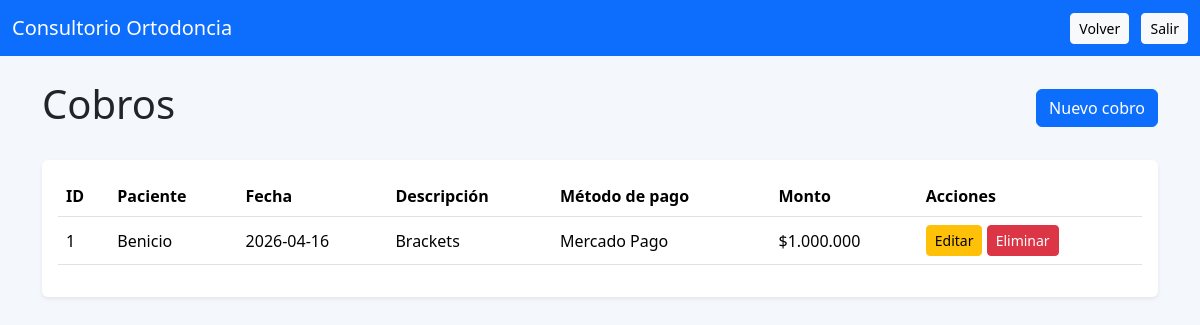
/cobros (signed in), run on the app's committed database.
### tables this page shows
CREATE TABLE cobros (
    id INTEGER PRIMARY KEY AUTOINCREMENT,
    paciente_id INTEGER NOT NULL,
    fecha TEXT NOT NULL,
    descripcion TEXT,
    metodo_pago TEXT,
    monto REAL NOT NULL,
    FOREIGN KEY (paciente_id) REFERENCES pacientes(id)
);

CREATE TABLE pacientes (
    id INTEGER PRIMARY KEY AUTOINCREMENT,
    nombre TEXT NOT NULL,
    telefono TEXT,
    dni TEXT,
    direccion TEXT,
    observaciones TEXT
);

### app.py (the view)
@app.route("/cobros")
def cobros():
    if "user" not in session:
        return redirect("/login")
    conn = get_db()
    cobros = conn.execute("""
        SELECT cobros.*, pacientes.nombre AS paciente_nombre
        FROM cobros
        INNER JOIN pacientes ON cobros.paciente_id = pacientes.id
        ORDER BY cobros.id DESC
    """).fetchall()
    conn.close()
    return render_template("cobros.html", cobros=cobros)

### app.py (called while the page is built)
def get_db():
    conn = sqlite3.connect("database.db")
    conn.row_factory = sqlite3.Row
    return conn

### templates/cobros.html (shortened to what this page needs)
<!DOCTYPE html>
<html lang="es">
<head>
    <link href="https://cdn.jsdelivr.net/npm/bootstrap@5.3.3/dist/css/bootstrap.min.css" rel="stylesheet">
</head>
<body style="background:#f4f7fb;">
<nav class="navbar navbar-expand-lg navbar-dark" style="background:#0d6efd;">
    <div class="container-fluid">
        <a href="/dashboard" class="navbar-brand">Consultorio Ortodoncia</a>
        <div>
            <a href="/dashboard" class="btn btn-light btn-sm me-2">Volver</a>
            <a href="/logout" class="btn btn-light btn-sm">Salir</a>
        </div>
    </div>
</nav>
<div class="container py-4">
    <div class="d-flex justify-content-between align-items-center mb-4">
        <h1>Cobros</h1>
        <a href="/cobros/nuevo" class="btn btn-primary">Nuevo cobro</a>
    </div>
    {% if cobros %}
    <div class="card shadow-sm border-0">
        <div class="card-body">
            <div class="table-responsive">
                <table class="table table-hover align-middle">
                    <thead>
                        <tr>
                            <th>ID</th>
                            <th>Paciente</th>
                            <th>Fecha</th>
                            <th>Descripción</th>
                            <th>Método de pago</th>
                            <th>Monto</th>
                            <th>Acciones</th>
                        </tr>
                    </thead>
                    <tbody>
{% for c in cobros %}
<tr>
    <td>{{ c["id"] }}</td>
    <td>{{ c["paciente_nombre"] }}</td>
    <td>{{ c["fecha"] }}</td>
    <td>{{ c["descripcion"] }}</td>
    <td>{{ c["metodo_pago"] }}</td>
    <td>${{ "{:,.0f}".format(c["monto"]).replace(",", ".") }}</td>
    <td>
        <a href="/cobros/editar/{{ c['id'] }}" class="btn btn-warning btn-sm">Editar</a>
        <a href="/cobros/eliminar/{{ c['id'] }}" class="btn btn-danger btn-sm"
           onclick="return confirm('¿Seguro que querés eliminar este cobro?')">
           Eliminar
        </a>
    </td>
</tr>
{% endfor %}
                    </tbody>
                </table>
            </div>
        </div>
    </div>
    {% else %}
    <div class="alert alert-info">
        Todavía no hay cobros cargados.
    </div>
    {% endif %}
</div>
</body>
</html>

### data on the page
cobros: id "1", paciente_nombre "Benicio", fecha "2026-04-16", descripcion "Brackets", metodo_pago "Mercado Pago", monto "1.000.000"
